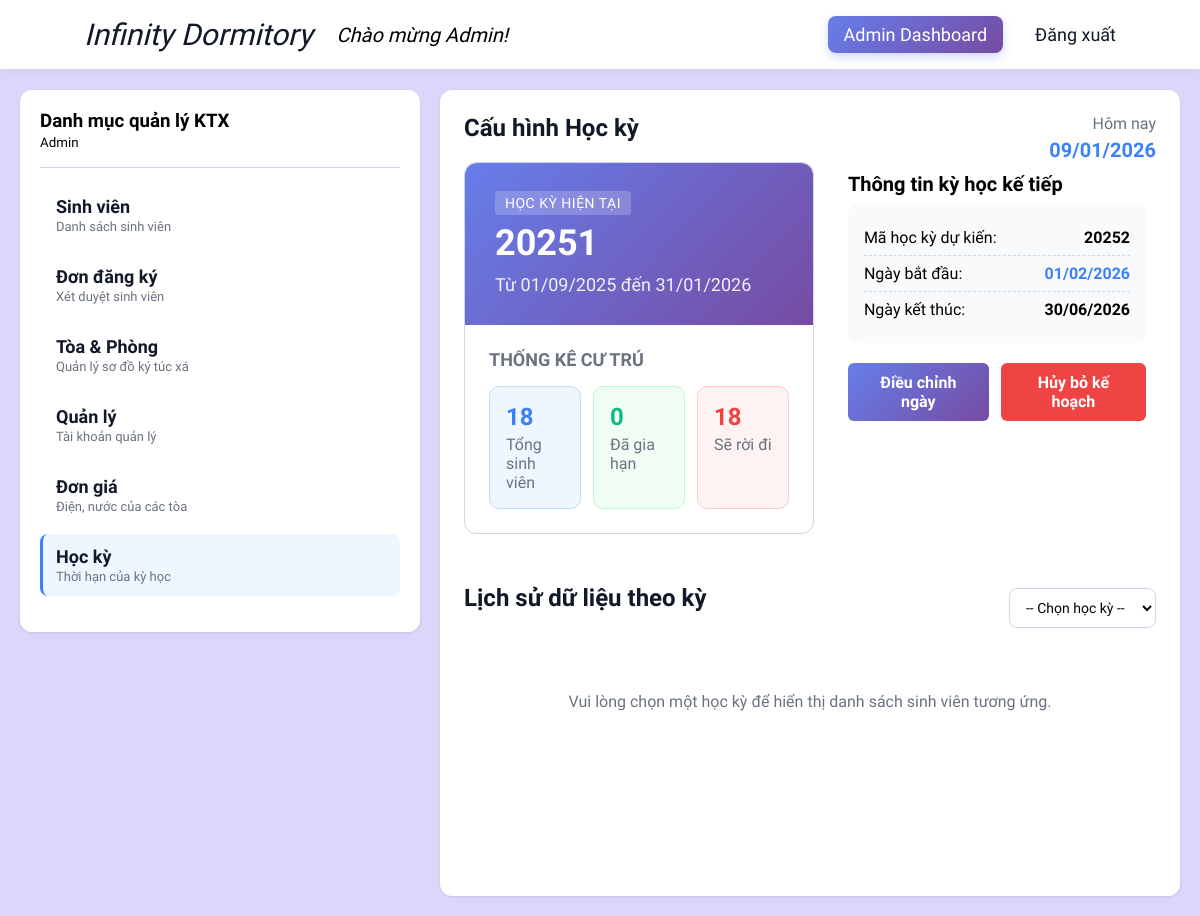
The app's page /admin/dashboard.php?tab=semester (signed in) with its own data.
### tables this page shows
CREATE TABLE SEMESTER (
    SEM_ID VARCHAR(50) NOT NULL PRIMARY KEY, 
    STARTDATE DATE NOT NULL,
    ENDDATE DATE NOT NULL,
    SEM_STATUS ENUM('Upcoming', 'Active', 'Archived') DEFAULT 'Upcoming'
);

### admin/views/semester.php (the view, shortened to what this page needs)
<?php
require_once __DIR__ . '/../../database_connection.php';
$currentSem = null;
$upcomingSem = null;
$stats = ['renew' => 0, 'leave' => 0, 'total' => 0];
try {
    if ($conn) {
        mysqli_set_charset($conn, "utf8mb4");
        $semQuery = "SELECT * FROM SEMESTER ORDER BY STARTDATE DESC";
        $semResult = mysqli_query($conn, $semQuery);
        while ($row = mysqli_fetch_assoc($semResult)) {
            if ($row['SEM_STATUS'] === 'Active') {
                $currentSem = $row;
            }
            if ($row['SEM_STATUS'] === 'Upcoming') {
                $upcomingSem = $row;
            }
        }
        if ($currentSem) {
            $cId = mysqli_real_escape_string($conn, $currentSem['SEM_ID']);
            $nextSemId = $upcomingSem ? mysqli_real_escape_string($conn, $upcomingSem['SEM_ID']) : 'NONE';
            $statsQuery = "SELECT
                            COUNT(*) as total,
                            SUM(CASE WHEN EXISTS (
                                SELECT 1 FROM CONTRACT c2
                                WHERE c2.STD_ID = c.STD_ID
                                AND c2.SEM_ID = '$nextSemId'
                                AND c2.STATUS = 'Upcoming'
                            ) THEN 1 ELSE 0 END) as renew
                            FROM CONTRACT c
                            WHERE c.SEM_ID = '$cId' AND c.STATUS = 'Active'";
            $statsResult = mysqli_query($conn, $statsQuery);
            $rowStats = mysqli_fetch_assoc($statsResult);
            $total = (int)($rowStats['total'] ?? 0);
            $renew = (int)($rowStats['renew'] ?? 0);
            $stats = [
                'total'     => $total,
                'renew'     => $renew,
                'leave'     => $total - $renew
            ];
        } else {
            $suggestedStart = date('Y-m-d');
        }
    }
} catch (Exception $e) {
    $errorMsg = $e->getMessage();
}
?>
    <div class="semester-header">
        <h2 class="title">Cấu hình Học kỳ</h2>
        <div class="current-date">
            <span class="label">Hôm nay</span>
            <span class="value"><?= date('d/m/Y') ?></span>
        </div>
    </div>
    <div class="semester-grid">
        <div class="card cur-sem shadow-sm ">
            <div class="status-banner">
                <span class="badge">Học kỳ hiện tại</span>
                <?php if ($currentSem): ?>
                    <div class="sem-display-id"><?= htmlspecialchars($currentSem['SEM_ID']) ?></div>
                    <div class="sem-date-range">
                        Từ <?= date('d/m/Y', strtotime($currentSem['STARTDATE'])) ?>
                        đến <?= date('d/m/Y', strtotime($currentSem['ENDDATE'])) ?>
                    </div>
                <?php else: ?>
                    <div class="sem-display-id">Không có dữ liệu</div>
                <?php endif; ?>
            </div>
            <div class="stats-section">
                <h4 class="section-subtitle">Thống kê cư trú</h4>
                <div class="stats-grid">
                    <div class="stat-box info">
                        <span class="stat-value"><?= $stats['total'] ?></span>
                        <span class="stat-label">Tổng sinh viên</span>
                    </div>
                    <div class="stat-box success">
                        <span class="stat-value"><?= $stats['renew'] ?></span>
                        <span class="stat-label">Đã gia hạn</span>
                    </div>
                    <div class="stat-box danger">
                        <span class="stat-value"><?= $stats['leave'] ?></span>
                        <span class="stat-label">Sẽ rời đi</span>
                    </div>
                </div>
            </div>
        </div>
        <div class="card next-sem shadow-sm">
            <?php if ($upcomingSem): ?>
                <div class="upcoming-info">
                    <h3 class="section-title">Thông tin kỳ học kế tiếp</h3>
                    <div class="details-list">
                        <div class="detail-item">
                            <span>Mã học kỳ dự kiến:</span>
                            <strong><?= htmlspecialchars($upcomingSem['SEM_ID']) ?></strong>
                        </div>
                        <div class="detail-item">
                            <span>Ngày bắt đầu:</span>
                            <strong class="text-primary"><?= date('d/m/Y', strtotime($upcomingSem['STARTDATE'])) ?></strong>
                        </div>
                        <div class="detail-item">
                            <span>Ngày kết thúc:</span>
                            <strong><?= date('d/m/Y', strtotime($upcomingSem['ENDDATE'])) ?></strong>
                        </div>
                    </div>
                    <div class="actions-group">
                        <button onclick="SemesterAdmin.editUpcoming('<?= $upcomingSem['SEM_ID'] ?>', '<?= $upcomingSem['ENDDATE'] ?>')" class="btn">Điều chỉnh ngày</button>
                        <button onclick="SemesterAdmin.deleteUpcoming('<?= $upcomingSem['SEM_ID'] ?>')" class="btn btn-danger">Hủy bỏ kế hoạch</button>
                    </div>
                </div>
            <?php endif; ?>
        </div>
    </div>
    <div class="card shadow-sm mt-30">
        <div class="history-header">
            <h2>Lịch sử dữ liệu theo kỳ</h2>
            <div class="header-controls">
                <select class="form-control select-sem" onchange="SemesterAdmin.loadHistory(this.value)">
                    <option value="">-- Chọn học kỳ --</option>
                </select>
            </div>
        </div>
        <div id="historyContainer" class="history-content">
            <div class="empty-state">
                Vui lòng chọn một học kỳ để hiển thị danh sách sinh viên tương ứng.
            </div>
        </div>
    </div>

### css/public.css (style rules this page uses)
:root { --cl: linear-gradient(135deg, #667eea 0%, #764ba2 100%); --hov: linear-gradient(135deg,rgba(77, 102, 214, 1) 0%, rgba(100, 52, 148, 1) 100%); --purple: #764ba2; --primary: #3b82f6; --primary-dark: #2563eb; --danger: #ef4444; --danger-dark: #991100; --success: #10b981; --bg-gray: #f7f9fc; --border: #ced8ea; --text: #111827; --text-muted: #6b7280; }
* { box-sizing: border-box; margin: 0; padding: 0; }
body { font-family: 'Google Sans', sans-serif; }
.content-area h2 { font-weight: 700; margin-bottom: 20px; color: var(--text); }
.btn { font-family: 'Google Sans'; padding: 10px 16px; border: none; border-radius: 6px; font-size: 16px; font-weight: 600; cursor: pointer; transition: all 0.2s; color: white; background: var(--cl); }
.btn-danger { background: var(--danger); color: white; }
.form-control { font-family: 'Google Sans'; padding: 10px 12px; border: 1px solid var(--border); border-radius: 6px; font-size: 16px; flex: 1; }

### admin/css/admin.css (style rules this page uses)
.form-control { padding: 12px; border: 1px solid var(--border); border-radius: 8px; font-size: 16px; font-family: 'Google Sans', sans-serif; background: #fff; width: 100%; box-sizing: border-box; }

### admin/css/semester.css (style rules this page uses)
.semester-header { display: flex; justify-content: space-between; align-items: flex-end; }
.current-date { text-align: right; }
.current-date .label { display: block; font-size: 16px; color: var(--text-muted); margin-bottom: 5px; }
.current-date .value { font-size: 20px; color: var(--primary); font-weight: 700; }
.card { background: white; margin-bottom: 20px; }
.card.cur-sem { border-radius: 12px; border: 1px solid var(--border) !important; overflow: hidden; }
.semester-grid { display: grid; grid-template-columns: 1.1fr 1fr; gap: 24px; }
.status-banner { background: var(--cl); padding: 30px; color: white; border-radius: 12px 12px 0 0; }
.status-banner .badge { font-size: 14px; text-transform: uppercase; letter-spacing: 0.5px; background: rgba(255, 255, 255, 0.2); padding: 4px 10px; border-radius: 4px; }
.sem-display-id { font-size: 36px; font-weight: 800; margin: 10px 0; }
.sem-date-range { font-size: 18px; opacity: 0.9; }
.stats-section { padding: 24px; }
.section-subtitle { margin-bottom: 16px; color: var(--text-muted); font-size: 18px; text-transform: uppercase; }
.stats-grid { display: grid; grid-template-columns: 1fr 1fr 1fr; gap: 12px; }
.stat-box { padding: 16px; border-radius: 10px; border: 1px solid var(--border); }
.stat-box.info { background: #eff6ff; border-color: #bfdbfe; }
.stat-box.success { background: #f0fdf4; border-color: #bbf7d0; }
.stat-box.danger { background: #fef2f2; border-color: #fecaca; }
.stat-value { display: block; font-size: 24px; font-weight: 700; margin-bottom: 4px; }
.stat-box.info .stat-value { color: var(--primary); }
.stat-box.success .stat-value { color: var(--success); }
.stat-box.danger .stat-value { color: var(--danger); }
.stat-label { font-size: 16px; color: var(--text-muted); }
.upcoming-info, #formRollover { padding: 10px; }
.section-title { margin-bottom: 8px; font-size: 20px; font-weight: 700; }
.details-list { background: #f8fafc; border-radius: 10px; padding: 16px; margin-bottom: 20px; }
.detail-item { display: flex; justify-content: space-between; padding: 8px 0; border-bottom: 1px dashed var(--border); }
.detail-item:last-child { border: none; }
.actions-group { display: flex; gap: 12px; }
.mt-30 { margin-top: 30px; }
.history-header { display: flex !important; justify-content: space-between !important; align-items: center !important; flex-wrap: nowrap; margin-bottom: 20px; gap: 20px; }
.header-controls { display: flex; align-items: center; gap: 12px; }
.history-content { min-height: 200px; }
.select-sem { max-width: 220px; padding: 8px 12px; font-size: 14px; height: 40px; }
.empty-state { text-align: center; color: var(--text-muted); padding: 40px; }
.text-primary { color: var(--primary) !important; }

### records on screen
semester: SEM_ID "20251", STARTDATE "01/09/2025", ENDDATE "31/01/2026"
semester: SEM_ID "20252", STARTDATE "01/02/2026", ENDDATE "30/06/2026"

### other values on screen
$_SESSION['name'] "Admin"
$item['title'] "Sinh viên"
$item['desc'] "Danh sách sinh viên"
$item['title'] "Đơn đăng ký"
$item['desc'] "Xét duyệt sinh viên"
$item['title'] "Tòa & Phòng"
$item['desc'] "Quản lý sơ đồ ký túc xá"
$item['title'] "Quản lý"
$item['desc'] "Tài khoản quản lý"
$item['title'] "Đơn giá"
$item['desc'] "Điện, nước của các tòa"
$item['title'] "Học kỳ"
$item['desc'] "Thời hạn của kỳ học"
$stats['total'] "18"
$stats['renew'] "0"
